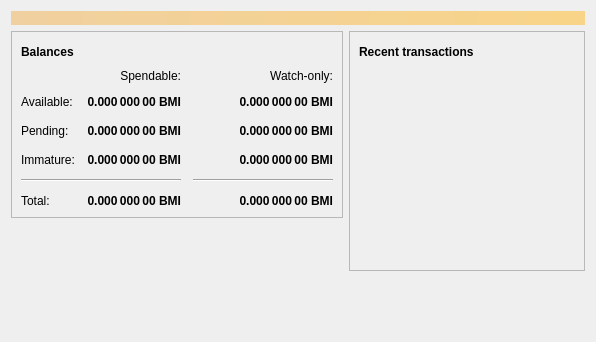
<?xml version="1.0" encoding="UTF-8"?>
<ui version="4.0">
 <class>OverviewPage</class>
 <widget class="QWidget" name="OverviewPage">
  <property name="geometry">
   <rect>
    <x>0</x>
    <y>0</y>
    <width>596</width>
    <height>342</height>
   </rect>
  </property>
  <property name="windowTitle">
   <string>Form</string>
  </property>
  <layout class="QVBoxLayout" name="topLayout">
   <item>
    <widget class="QLabel" name="labelAlerts">
     <property name="visible">
      <bool>false</bool>
     </property>
     <property name="styleSheet">
      <string notr="true">background-color: qlineargradient(x1: 0, y1: 0, x2: 1, y2: 0, stop:0 #F0D0A0, stop:1 #F8D488); color:#000000;</string>
     </property>
     <property name="wordWrap">
      <bool>true</bool>
     </property>
     <property name="margin">
      <number>3</number>
     </property>
    </widget>
   </item>
   <item>
    <layout class="QHBoxLayout" name="horizontalLayout" stretch="1,1">
     <item>
      <layout class="QVBoxLayout" name="verticalLayout_2">
       <item>
        <widget class="QFrame" name="frame">
         <property name="frameShape">
          <enum>QFrame::StyledPanel</enum>
         </property>
         <property name="frameShadow">
          <enum>QFrame::Raised</enum>
         </property>
         <layout class="QVBoxLayout" name="verticalLayout_4">
          <item>
           <layout class="QHBoxLayout" name="horizontalLayout_4">
            <item>
             <widget class="QLabel" name="label_5">
              <property name="font">
               <font>
                <weight>75</weight>
                <bold>true</bold>
               </font>
              </property>
              <property name="text">
               <string>Balances</string>
              </property>
             </widget>
            </item>
            <item>
             <widget class="QPushButton" name="labelWalletStatus">
              <property name="enabled">
               <bool>false</bool>
              </property>
              <property name="maximumSize">
               <size>
                <width>30</width>
                <height>16777215</height>
               </size>
              </property>
              <property name="toolTip">
               <string>The displayed information may be out of date. Your wallet automatically synchronizes with the BitMinima network after a connection is established, but this process has not completed yet.</string>
              </property>
              <property name="text">
               <string/>
              </property>
              <property name="icon">
               <iconset resource="../bitcoin.qrc">
                <normaloff>:/icons/warning</normaloff>
                <disabledoff>:/icons/warning</disabledoff>:/icons/warning</iconset>
              </property>
              <property name="iconSize">
               <size>
                <width>24</width>
                <height>24</height>
               </size>
              </property>
              <property name="flat">
               <bool>true</bool>
              </property>
             </widget>
            </item>
            <item>
             <spacer name="horizontalSpacer_3">
              <property name="orientation">
               <enum>Qt::Horizontal</enum>
              </property>
              <property name="sizeHint" stdset="0">
               <size>
                <width>40</width>
                <height>20</height>
               </size>
              </property>
             </spacer>
            </item>
           </layout>
          </item>
          <item>
           <layout class="QGridLayout" name="gridLayout">
            <property name="spacing">
             <number>12</number>
            </property>
            <item row="2" column="2">
             <widget class="QLabel" name="labelWatchPending">
              <property name="font">
               <font>
                <weight>75</weight>
                <bold>true</bold>
               </font>
              </property>
              <property name="cursor">
               <cursorShape>IBeamCursor</cursorShape>
              </property>
              <property name="toolTip">
               <string>Unconfirmed transactions to watch-only addresses</string>
              </property>
              <property name="text">
               <string notr="true">0.000 000 00 BMI</string>
              </property>
              <property name="alignment">
               <set>Qt::AlignRight|Qt::AlignTrailing|Qt::AlignVCenter</set>
              </property>
              <property name="textInteractionFlags">
               <set>Qt::LinksAccessibleByMouse|Qt::TextSelectableByKeyboard|Qt::TextSelectableByMouse</set>
              </property>
             </widget>
            </item>
            <item row="2" column="1">
             <widget class="QLabel" name="labelUnconfirmed">
              <property name="font">
               <font>
                <weight>75</weight>
                <bold>true</bold>
               </font>
              </property>
              <property name="cursor">
               <cursorShape>IBeamCursor</cursorShape>
              </property>
              <property name="toolTip">
               <string>Total of transactions that have yet to be confirmed, and do not yet count toward the spendable balance</string>
              </property>
              <property name="text">
               <string notr="true">0.000 000 00 BMI</string>
              </property>
              <property name="alignment">
               <set>Qt::AlignRight|Qt::AlignTrailing|Qt::AlignVCenter</set>
              </property>
              <property name="textInteractionFlags">
               <set>Qt::LinksAccessibleByMouse|Qt::TextSelectableByKeyboard|Qt::TextSelectableByMouse</set>
              </property>
             </widget>
            </item>
            <item row="3" column="2">
             <widget class="QLabel" name="labelWatchImmature">
              <property name="font">
               <font>
                <weight>75</weight>
                <bold>true</bold>
               </font>
              </property>
              <property name="cursor">
               <cursorShape>IBeamCursor</cursorShape>
              </property>
              <property name="toolTip">
               <string>Mined balance in watch-only addresses that has not yet matured</string>
              </property>
              <property name="text">
               <string notr="true">0.000 000 00 BMI</string>
              </property>
              <property name="alignment">
               <set>Qt::AlignRight|Qt::AlignTrailing|Qt::AlignVCenter</set>
              </property>
              <property name="textInteractionFlags">
               <set>Qt::LinksAccessibleByMouse|Qt::TextSelectableByKeyboard|Qt::TextSelectableByMouse</set>
              </property>
             </widget>
            </item>
            <item row="4" column="0" colspan="2">
             <widget class="Line" name="line">
              <property name="orientation">
               <enum>Qt::Horizontal</enum>
              </property>
             </widget>
            </item>
            <item row="4" column="2">
             <widget class="Line" name="lineWatchBalance">
              <property name="sizePolicy">
               <sizepolicy hsizetype="Preferred" vsizetype="Fixed">
                <horstretch>0</horstretch>
                <verstretch>0</verstretch>
               </sizepolicy>
              </property>
              <property name="minimumSize">
               <size>
                <width>140</width>
                <height>0</height>
               </size>
              </property>
              <property name="orientation">
               <enum>Qt::Horizontal</enum>
              </property>
             </widget>
            </item>
            <item row="5" column="0">
             <widget class="QLabel" name="labelTotalText">
              <property name="text">
               <string>Total:</string>
              </property>
             </widget>
            </item>
            <item row="3" column="1">
             <widget class="QLabel" name="labelImmature">
              <property name="font">
               <font>
                <weight>75</weight>
                <bold>true</bold>
               </font>
              </property>
              <property name="cursor">
               <cursorShape>IBeamCursor</cursorShape>
              </property>
              <property name="toolTip">
               <string>Mined balance that has not yet matured</string>
              </property>
              <property name="text">
               <string notr="true">0.000 000 00 BMI</string>
              </property>
              <property name="alignment">
               <set>Qt::AlignRight|Qt::AlignTrailing|Qt::AlignVCenter</set>
              </property>
              <property name="textInteractionFlags">
               <set>Qt::LinksAccessibleByMouse|Qt::TextSelectableByKeyboard|Qt::TextSelectableByMouse</set>
              </property>
             </widget>
            </item>
            <item row="2" column="3">
             <spacer name="horizontalSpacer_2">
              <property name="orientation">
               <enum>Qt::Horizontal</enum>
              </property>
              <property name="sizeHint" stdset="0">
               <size>
                <width>40</width>
                <height>20</height>
               </size>
              </property>
             </spacer>
            </item>
            <item row="3" column="0">
             <widget class="QLabel" name="labelImmatureText">
              <property name="text">
               <string>Immature:</string>
              </property>
             </widget>
            </item>
            <item row="5" column="1">
             <widget class="QLabel" name="labelTotal">
              <property name="font">
               <font>
                <weight>75</weight>
                <bold>true</bold>
               </font>
              </property>
              <property name="cursor">
               <cursorShape>IBeamCursor</cursorShape>
              </property>
              <property name="toolTip">
               <string>Your current total balance</string>
              </property>
              <property name="text">
               <string notr="true">0.000 000 00 BMI</string>
              </property>
              <property name="alignment">
               <set>Qt::AlignRight|Qt::AlignTrailing|Qt::AlignVCenter</set>
              </property>
              <property name="textInteractionFlags">
               <set>Qt::LinksAccessibleByMouse|Qt::TextSelectableByKeyboard|Qt::TextSelectableByMouse</set>
              </property>
             </widget>
            </item>
            <item row="5" column="2">
             <widget class="QLabel" name="labelWatchTotal">
              <property name="font">
               <font>
                <weight>75</weight>
                <bold>true</bold>
               </font>
              </property>
              <property name="cursor">
               <cursorShape>IBeamCursor</cursorShape>
              </property>
              <property name="toolTip">
               <string>Current total balance in watch-only addresses</string>
              </property>
              <property name="text">
               <string notr="true">0.000 000 00 BMI</string>
              </property>
              <property name="alignment">
               <set>Qt::AlignRight|Qt::AlignTrailing|Qt::AlignVCenter</set>
              </property>
              <property name="textInteractionFlags">
               <set>Qt::LinksAccessibleByMouse|Qt::TextSelectableByKeyboard|Qt::TextSelectableByMouse</set>
              </property>
             </widget>
            </item>
            <item row="0" column="2">
             <widget class="QLabel" name="labelWatchonly">
              <property name="text">
               <string>Watch-only:</string>
              </property>
              <property name="alignment">
               <set>Qt::AlignRight|Qt::AlignTrailing|Qt::AlignVCenter</set>
              </property>
             </widget>
            </item>
            <item row="1" column="0">
             <widget class="QLabel" name="labelBalanceText">
              <property name="text">
               <string>Available:</string>
              </property>
             </widget>
            </item>
            <item row="1" column="1">
             <widget class="QLabel" name="labelBalance">
              <property name="font">
               <font>
                <weight>75</weight>
                <bold>true</bold>
               </font>
              </property>
              <property name="cursor">
               <cursorShape>IBeamCursor</cursorShape>
              </property>
              <property name="toolTip">
               <string>Your current spendable balance</string>
              </property>
              <property name="text">
               <string notr="true">0.000 000 00 BMI</string>
              </property>
              <property name="alignment">
               <set>Qt::AlignRight|Qt::AlignTrailing|Qt::AlignVCenter</set>
              </property>
              <property name="textInteractionFlags">
               <set>Qt::LinksAccessibleByMouse|Qt::TextSelectableByKeyboard|Qt::TextSelectableByMouse</set>
              </property>
             </widget>
            </item>
            <item row="1" column="2">
             <widget class="QLabel" name="labelWatchAvailable">
              <property name="font">
               <font>
                <weight>75</weight>
                <bold>true</bold>
               </font>
              </property>
              <property name="cursor">
               <cursorShape>IBeamCursor</cursorShape>
              </property>
              <property name="toolTip">
               <string>Your current balance in watch-only addresses</string>
              </property>
              <property name="text">
               <string notr="true">0.000 000 00 BMI</string>
              </property>
              <property name="alignment">
               <set>Qt::AlignRight|Qt::AlignTrailing|Qt::AlignVCenter</set>
              </property>
              <property name="textInteractionFlags">
               <set>Qt::LinksAccessibleByMouse|Qt::TextSelectableByKeyboard|Qt::TextSelectableByMouse</set>
              </property>
             </widget>
            </item>
            <item row="2" column="0">
             <widget class="QLabel" name="labelPendingText">
              <property name="text">
               <string>Pending:</string>
              </property>
             </widget>
            </item>
            <item row="0" column="1">
             <widget class="QLabel" name="labelSpendable">
              <property name="text">
               <string>Spendable:</string>
              </property>
              <property name="alignment">
               <set>Qt::AlignRight|Qt::AlignTrailing|Qt::AlignVCenter</set>
              </property>
             </widget>
            </item>
           </layout>
          </item>
         </layout>
        </widget>
       </item>
       <item>
        <spacer name="verticalSpacer">
         <property name="orientation">
          <enum>Qt::Vertical</enum>
         </property>
         <property name="sizeHint" stdset="0">
          <size>
           <width>20</width>
           <height>40</height>
          </size>
         </property>
        </spacer>
       </item>
      </layout>
     </item>
     <item>
      <layout class="QVBoxLayout" name="verticalLayout_3">
       <item>
        <widget class="QFrame" name="frame_2">
         <property name="frameShape">
          <enum>QFrame::StyledPanel</enum>
         </property>
         <property name="frameShadow">
          <enum>QFrame::Raised</enum>
         </property>
         <layout class="QVBoxLayout" name="verticalLayout">
          <item>
           <layout class="QHBoxLayout" name="horizontalLayout_2">
            <item>
             <widget class="QLabel" name="label_4">
              <property name="font">
               <font>
                <weight>75</weight>
                <bold>true</bold>
               </font>
              </property>
              <property name="text">
               <string>Recent transactions</string>
              </property>
             </widget>
            </item>
            <item>
             <widget class="QPushButton" name="labelTransactionsStatus">
              <property name="enabled">
               <bool>false</bool>
              </property>
              <property name="maximumSize">
               <size>
                <width>30</width>
                <height>16777215</height>
               </size>
              </property>
              <property name="toolTip">
               <string>The displayed information may be out of date. Your wallet automatically synchronizes with the BitMinima network after a connection is established, but this process has not completed yet.</string>
              </property>
              <property name="text">
               <string/>
              </property>
              <property name="icon">
               <iconset resource="../bitcoin.qrc">
                <normaloff>:/icons/warning</normaloff>
                <disabledoff>:/icons/warning</disabledoff>:/icons/warning</iconset>
              </property>
              <property name="iconSize">
               <size>
                <width>24</width>
                <height>24</height>
               </size>
              </property>
              <property name="flat">
               <bool>true</bool>
              </property>
             </widget>
            </item>
            <item>
             <spacer name="horizontalSpacer">
              <property name="orientation">
               <enum>Qt::Horizontal</enum>
              </property>
              <property name="sizeHint" stdset="0">
               <size>
                <width>40</width>
                <height>20</height>
               </size>
              </property>
             </spacer>
            </item>
           </layout>
          </item>
          <item>
           <widget class="QListView" name="listTransactions">
            <property name="styleSheet">
             <string notr="true">QListView { background: transparent; }</string>
            </property>
            <property name="frameShape">
             <enum>QFrame::NoFrame</enum>
            </property>
            <property name="verticalScrollBarPolicy">
             <enum>Qt::ScrollBarAlwaysOff</enum>
            </property>
            <property name="horizontalScrollBarPolicy">
             <enum>Qt::ScrollBarAlwaysOff</enum>
            </property>
            <property name="selectionMode">
             <enum>QAbstractItemView::NoSelection</enum>
            </property>
           </widget>
          </item>
         </layout>
        </widget>
       </item>
       <item>
        <spacer name="verticalSpacer_2">
         <property name="orientation">
          <enum>Qt::Vertical</enum>
         </property>
         <property name="sizeHint" stdset="0">
          <size>
           <width>20</width>
           <height>40</height>
          </size>
         </property>
        </spacer>
       </item>
      </layout>
     </item>
    </layout>
   </item>
  </layout>
 </widget>
 <resources/>
 <connections/>
</ui>
